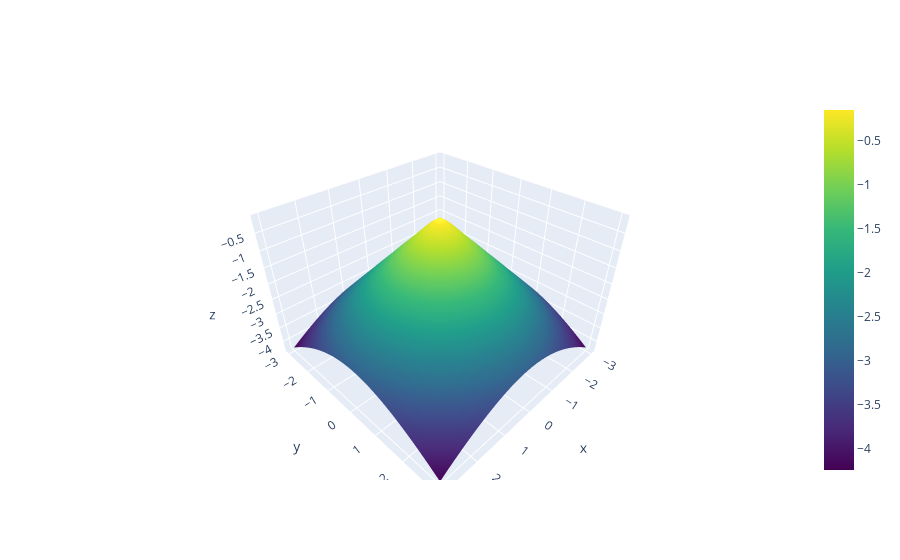

Notebook code cell kept with this figure:
### Code cell
# Para que sea interactiva:
fig = go.Figure(data=[go.Surface(z=Z, x=X, y=Y, colorscale="Viridis")])

fig

### Figure 1 — Plotly figure (JSON) as saved in the notebook; plotly's stock layout.template omitted (floating-point values rounded to 4 significant figures; data arrays with more than 128 entries replaced by an {"elided": "..."} marker saying what was removed)
{"data": [{"colorscale": [[0, "#440154"], [0.1111, "#482878"], [0.2222, "#3e4989"], [0.3333, "#31688e"], [0.4444, "#26828e"], [0.5556, "#1f9e89"], [0.6667, "#35b779"], [0.7778, "#6ece58"], [0.8889, "#b5de2b"], [1, "#fde725"]], "type": "surface", "x": {"elided": "30x30 float values"}, "y": {"elided": "30x30 float values"}, "z": {"elided": "30x30 float values"}}], "layout": {}}
